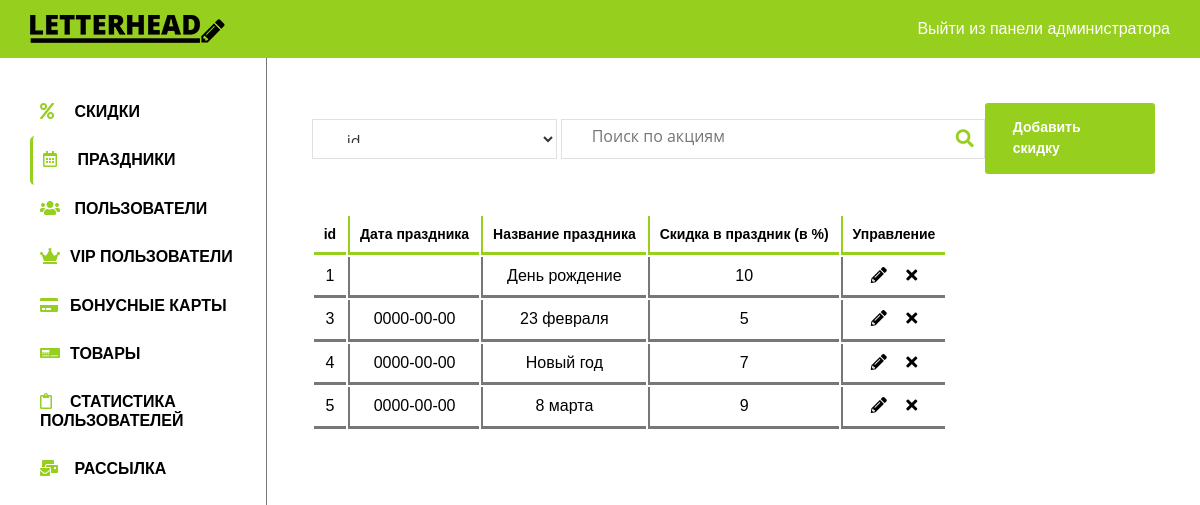
/admin/calendar.php (signed in), run on an earlier commit of the app's database.
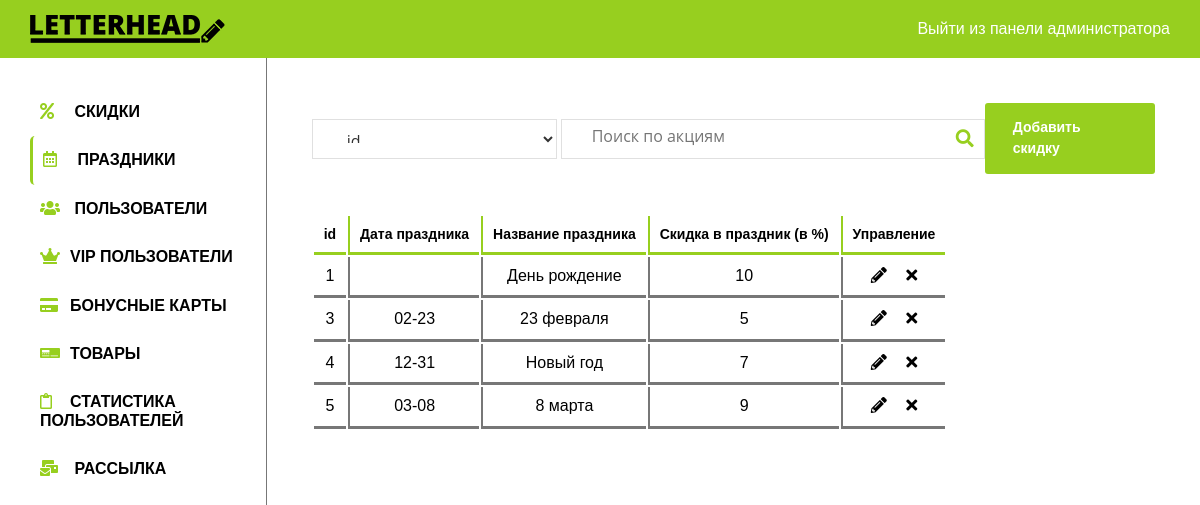
And on a later commit of the database.
### tables this page shows
CREATE TABLE holidays (
  id int(11) NOT NULL PRIMARY KEY AUTO_INCREMENT,            
  date char(5),                                              
  holiday varchar(40) NOT NULL,                              
  discount int(3) NOT NULL DEFAULT 0                         
);

### functions/helpers.php (called while the page is built, shortened)
<?php
function db_get_prepare_stmt($link, $sql, $data = [])
{
  $stmt = mysqli_prepare($link, $sql);
  return $stmt;
}
function db_fetch_data($link, $sql, $data = [])
{
  $result = [];
  $stmt = db_get_prepare_stmt($link, $sql, $data);
  mysqli_stmt_execute($stmt);
  $res = mysqli_stmt_get_result($stmt);
  if ($res) {
    $result = mysqli_fetch_all($res, MYSQLI_ASSOC);
  }
  return $result;
}
function include_template($name, array $data = [])
{
  $name = 'templates/' . $name;
  extract($data);
  require $name;
  $result = ob_get_clean();
  return $result;
}

### admin/templates/calendar/calendar.php (the view, shortened to what this page needs)
<div class="main__flex">
  <form class="main__search" action="/admin/calendar.php" method="get" autocomplete="off">
    <select name="select" id="select">
      <option value="id">id</option>
    </select>
    <input type="text" name="search" value="<?= isset($_GET['search']) ? $_GET['search'] : '' ?>" placeholder="Поиск по акциям">
    <button type="submit" class="main__search-btn"><i class="fas fa-search"></i></button>
  </form>
  <a href="/admin/calendar.php?add" type="button" class="btn-primary">Добавить скидку</a>
</div>
<?php if (count($data) === 0) : ?>
  <div class="table__none">По вашему запросу ничего не найдено...</div>
<?php else : ?>
  <div class="table">
    <table class="table__content">
      <thead>
        <tr>
          <th>id</th>
          <th>Дата праздника</th>
          <th>Название праздника</th>
          <th>Скидка в праздник (в %)</th>
          <th>Управление</th>
        </tr>
      </thead>
      <tbody>
        <?php foreach ($data as $item) : ?>
          <tr>
            <td><?= $item['id'] ?></td>
            <td><?= $item['date'] ?></td>
            <td><?= $item['holiday'] ?></td>
            <td><?= $item['discount'] ?></td>
            <td data-id="<?= $item['id'] ?>">
              <a href="/admin/calendar.php?update=<?= $item['id'] ?>" type="button" class="btn-table" title="Изменить запись">
                <i class="fas fa-pencil-alt"></i>
              </a>
              <a href="/admin/calendar.php?remove=<?= $item['id'] ?>" type="button" class="btn-table" title="Удалить запись">
                <i class="fas fa-times"></i>
            </td>
          </tr>
        <?php endforeach; ?>
      </tbody>
    </table>
  </div>
<?php endif; ?>

### admin/calendar.php (shortened to what this page needs)
<?php
include_once("../config/init.php");
include_once("../functions/helpers.php");
$sql = "SELECT id, date, holiday, discount FROM holidays";
$data = db_fetch_data($link, $sql);
$main = include_template("calendar/calendar.php", ["data" => $data]);
$add = include_template("calendar/calendar_add.php");
$update = "";
$layoutArr = [
  "title" => "LetterHead - Кабинет администратора",
  "main" => $main,
  "url" => "/admin/calendar.php",
  "add" => $add,
  "update" => $update
];
print(include_template("layout.php", $layoutArr));

### admin/templates/layout.php (shortened to what this page needs)
<!DOCTYPE html>
<html lang="ru">
<head>
  <link rel="stylesheet" href="../../styles/normalize.css">
  <link rel="stylesheet" href=" styles/style.css?ver=1">
  <link rel="stylesheet" href="https://use.fontawesome.com/releases/v5.15.4/css/all.css">
  <link rel="stylesheet" href="../../styles/swiper.min.css" />
  <link rel="stylesheet" href="../../styles/flatpickr.min.css">
  <link rel="stylesheet" type="text/css" href="https://npmcdn.com/flatpickr/dist/themes/material_green.css">
</head>
<body>
  <?php if (isset($_SESSION['admin'])) : ?>
    <header class="header">
      <a href="/admin/">
        <img src="../../img/logo.png" title="LetterHead" alt="LetterHead">
      </a>
      <a href="/admin/logout.php" class="header__link">Выйти из панели администратора</a>
    </header>
  <?php endif; ?>
  <?php if (isset($_SESSION['admin'])) : ?>
    <div class="content">
      <aside class="aside">
        <nav class="aside__nav">
          <ul>
            <li class="aside__li <?= $_SERVER['REQUEST_URI'] === "/admin/stock.php" ? 'active' : '' ?>">
              <a class="aside__link" href="/admin/stock.php"><i class="fas fa-percent"></i> Скидки</a>
            </li>
            <li class="aside__li <?= $_SERVER['REQUEST_URI'] === "/admin/calendar.php" ? 'active' : '' ?>">
              <a class="aside__link" href="/admin/calendar.php"><i class="far fa-calendar-alt"></i> Праздники</a>
            </li>
            <li class="aside__li <?= $_SERVER['REQUEST_URI'] === "/admin/user.php" ? 'active' : '' ?>">
              <a class="aside__link" href="/admin/user.php"><i class="fas fa-users"></i> Пользователи</a>
            </li>
            <li class="aside__li <?= $_SERVER['REQUEST_URI'] === "/admin/vipuser.php" ? 'active' : '' ?>">
              <a class="aside__link" href="/admin/vipuser.php"><i class="fas fa-crown"></i>vip Пользователи</a>
            </li>
            <li class="aside__li <?= $_SERVER['REQUEST_URI'] === "/admin/bonus_card.php" ? 'active' : '' ?>">
              <a class="aside__link" href="/admin/bonus_card.php"><i class="fas fa-credit-card"></i>Бонусные карты</a>
            </li>
            <li class="aside__li <?= $_SERVER['REQUEST_URI'] === "/admin/goods.php" ? 'active' : '' ?>">
              <a class="aside__link" href="/admin/goods.php"><i class="fas fa-digital-tachograph"></i>Товары</a>
            </li>
            <li class="aside__li <?= $_SERVER['REQUEST_URI'] === "/admin/statistics_user.php" ? 'active' : '' ?>">
              <a class="aside__link" href="/admin/statistics_user.php"><i class="far fa-clipboard"></i>Статистика пользователей</a>
            </li>
            <li class="aside__li <?= $_SERVER['REQUEST_URI'] === "/admin/mailing_list.php" ? 'active' : '' ?>">
              <a class="aside__link" href="/admin/mailing_list.php">
                <i class="fas fa-mail-bulk"></i>
                Рассылка
              </a>
            </li>
          </ul>
        </nav>
      </aside>
      <main class="main">
        <?= $main ?>
      </main>
    </div>
  <?php else : ?>
    <?= $main ?>
  <?php endif; ?>
</body>
</html>

### admin/styles/style.css (style rules this page uses)
*, *::after, *::before { padding: 0; margin: 0; -webkit-box-sizing: border-box; box-sizing: border-box; }
html, body { width: 100%; height: 100%; font-size: 16px; font-family: "Raleway", sans-serif; font-weight: 400; color: #000; position: relative; cursor: default; }
img { display: block; -webkit-user-select: none; -moz-user-select: none; -ms-user-select: none; user-select: none; max-width: 100%; }
a { color: inherit; font-family: inherit; text-decoration: none; }
button { color: inherit; font-family: inherit, sans-serif; border: none; outline: none; background-color: transparent; cursor: pointer; }
ol, ul { list-style: none; }
.btn-primary, .form__submit .btn-primary { outline: none; border: none; display: inline-block; margin-top: 22px; padding: 14px 28px 15px; color: #fff; background-color: #97cf1f; font-size: 14px; font-weight: 700; line-height: 21px; border-radius: 3px; -webkit-transition: background-color 0.3s ease-in; transition: background-color 0.3s ease-in; }
.content { display: -ms-grid; display: grid; -ms-grid-columns: 1fr 3.5fr; grid-template-columns: 1fr 3.5fr; height: calc(100% - 58px); }
.main { padding: 45px; }
.main__search { display: -webkit-box; display: -ms-flexbox; display: flex; position: relative; width: 700px; }
.main__search input[type="text"], .main__search select { color: #333; display: inline-block; font-family: open sans, sans-serif; width: 100%; font-weight: 400; height: 40px; padding: 9px 30px 15px; background: #fff; border: 1px solid #e0e0e0; border-radius: 0; -webkit-box-shadow: none; box-shadow: none; -webkit-transition: 0.3s ease-in; transition: 0.3s ease-in; }
.main__search select { width: -webkit-min-content; width: -moz-min-content; width: min-content; margin-right: 4px; }
.main__search-btn { position: absolute; display: inline-block; top: 0; font-size: 18px; line-height: 38px; height: 40px; width: 30px; text-align: center; right: 0; color: #97cf1f; margin-right: 5px; -webkit-transition: 0.3s color ease-in; transition: 0.3s color ease-in; }
.main__flex { display: -webkit-box; display: -ms-flexbox; display: flex; -webkit-box-pack: justify; -ms-flex-pack: justify; justify-content: space-between; -webkit-box-align: center; -ms-flex-align: center; align-items: center; margin-bottom: 40px; }
.main__flex .btn-primary { margin-top: 0; }
.header { color: #fff; background-color: #97cf1f; padding: 15px 30px; display: -webkit-box; display: -ms-flexbox; display: flex; -webkit-box-pack: justify; -ms-flex-pack: justify; justify-content: space-between; -webkit-box-align: center; -ms-flex-align: center; align-items: center; }
.header__link { -webkit-transition: 0.3s color ease-in; transition: 0.3s color ease-in; }
.aside { height: 100%; padding: 30px; border-right: 1px solid #777; }
.aside__li { border-radius: 5px; padding: 15px 0 15px 10px; }
.aside__li i { color: #97cf1f; margin-right: 15px; width: 15px; }
.aside__li.active { border-left: 3px #97cf1f solid; }
.aside__li.active .aside__link { color: #000 !important; cursor: default !important; }
.aside__link { text-transform: uppercase; font-weight: 700; -webkit-transition: 0.3s color ease-in; transition: 0.3s color ease-in; }
.table { position: relative; }
.table thead { font-size: 14px; background-color: #fff; }
.table thead th { padding: 10px; border-bottom: 3px solid #97cf1f; }
.table thead th + th { border-left: 2px solid #97cf1f; }
.table tbody { margin-top: 40px; text-align: center; }
.table tbody td { padding: 10px; border-bottom: 3px solid #777; }
.table tbody td + td { border-left: 2px solid #777; }
.table .btn-table { -webkit-transition: 0.3s color ease-in; transition: 0.3s color ease-in; }
.table .btn-table + .btn-table { margin-left: 15px; }

What changed in the data, as far as the page shows it:
changed holidays "23 февраля": date "0000-00-00" → "02-23"
changed holidays "Новый год": date "0000-00-00" → "12-31"
changed holidays "8 марта": date "0000-00-00" → "03-08"
